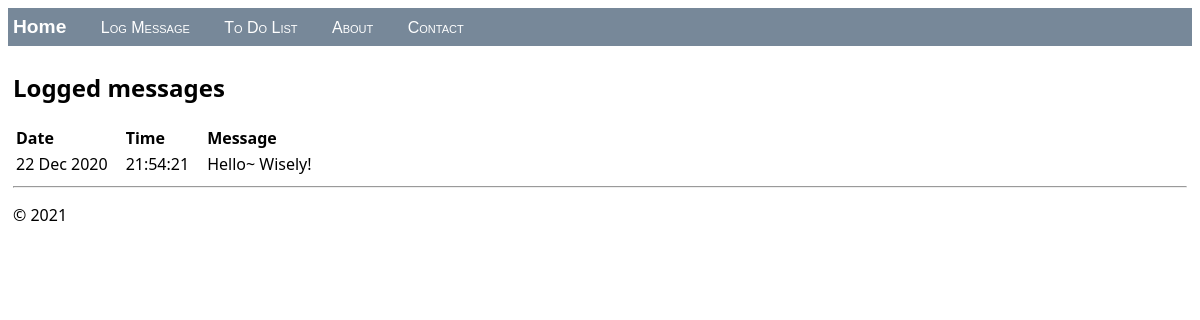
/, run on an earlier commit of the app's database.
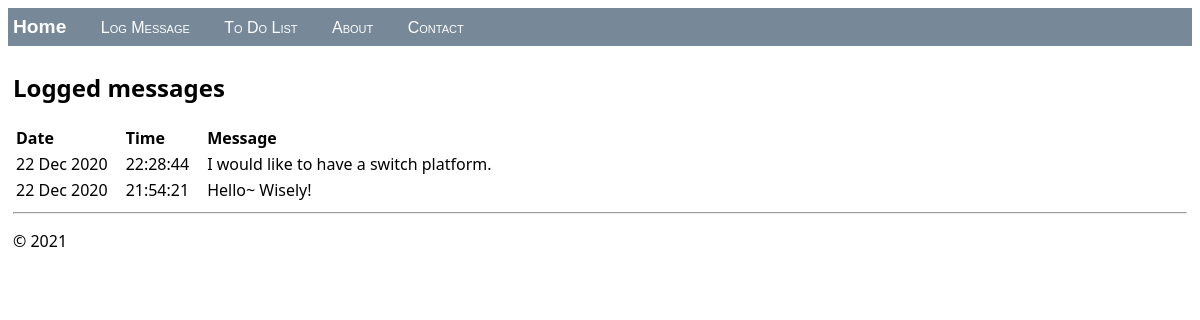
And on a later commit of the database.
### hello/models.py (models this page shows, shortened)
class LogMessage(models.Model):
    message = models.CharField(max_length=300)
    log_date = models.DateTimeField("date logged")

### hello/views.py (the view)
class HomeListView(ListView):
    model = LogMessage
    def get_context_data(self, **kwargs):
        context = super(HomeListView, self).get_context_data(**kwargs)
        return context

### hello/templates/hello/home.html (shortened to what this page needs)
{% extends "hello/layout.html" %}
{% block content %}
    <h2>Logged messages</h2>
    {% if message_list %}
        <table class="message_list">
            <thead>
            <tr>
                <th>Date</th>
                <th>Time</th>
                <th>Message</th>
            </tr>
            </thead>
            <tbody>
            {% for message in message_list %}
                <tr>
                    <td>{{ message.log_date | date:'d M Y' }}</td>
                    <td>{{ message.log_date | time:'H:i:s' }}</td>
                    <td>
                        {{ message.message }}
                    </td>
                </tr>
            {% endfor %}
            </tbody>
        </table>
    {% else %}
        <p>No messages have been logged. Use the <a href="{% url 'log' %}">Log Message form</a>.</p>
    {% endif %}
{% endblock %}

What changed in the data, as far as the page shows it:
added LogMessage: log_date "22 Dec 2020", log_date "22:28:44", message "I would like to have a switch platform."
